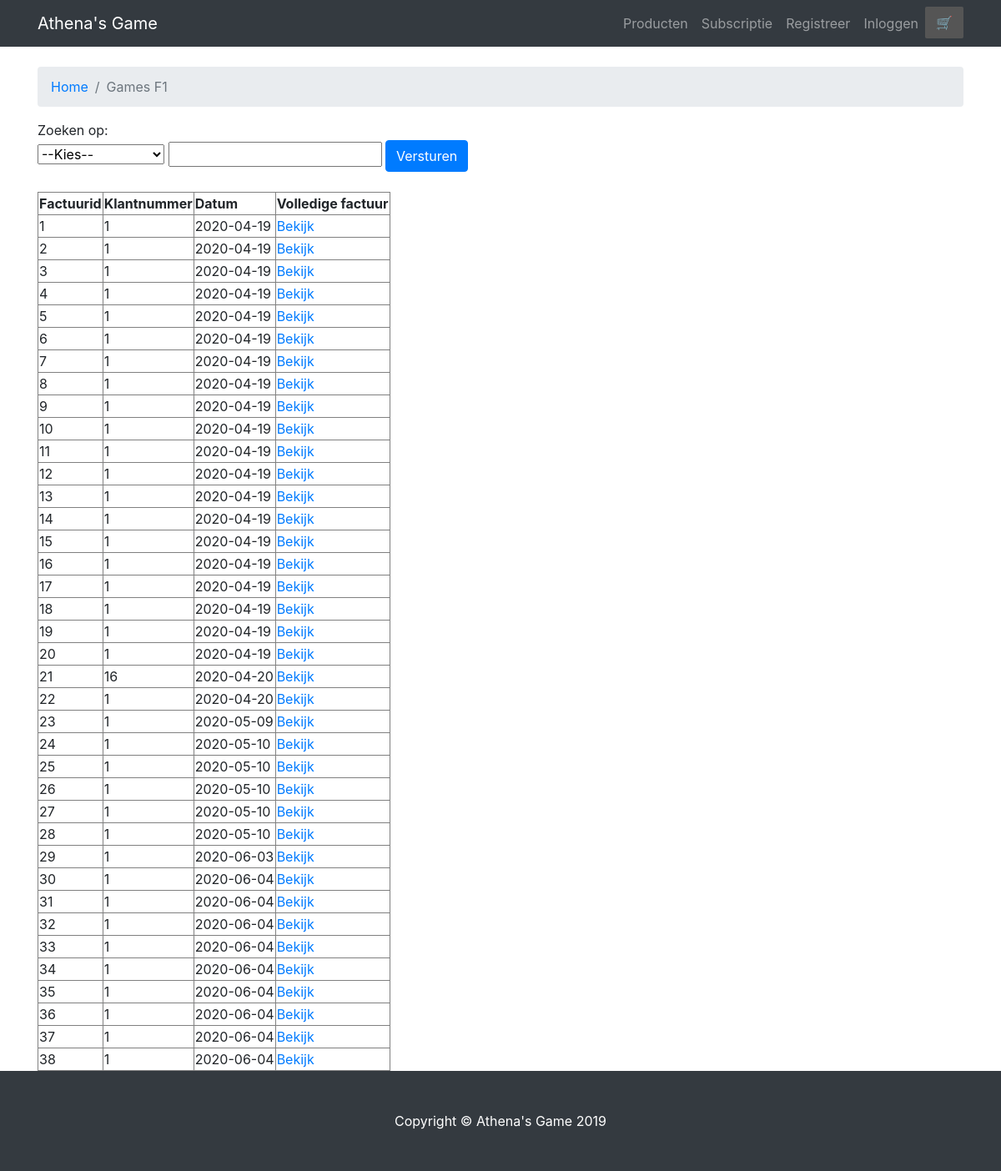
The page /startbootstrap-modern-business-gh-pages/bekijk_alle_factuurs.php on the database as committed earlier.
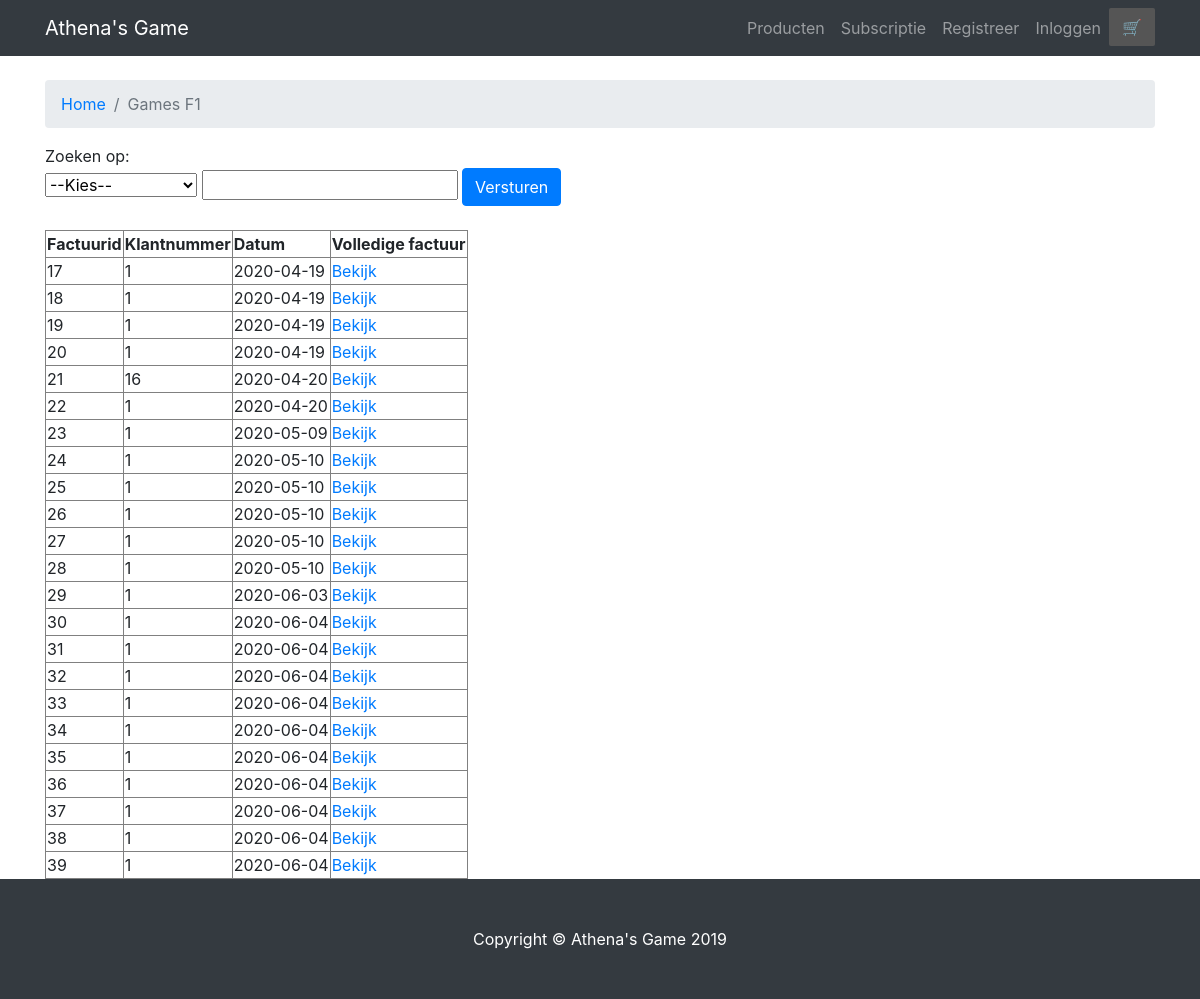
The same page on the database as committed later.
### tables this page shows
CREATE TABLE `tblfacturen` (
  `factuurid` int(11) NOT NULL,
  `klantid` int(11) NOT NULL,
  `datum` date NOT NULL,
  `Actief` tinyint(1) NOT NULL DEFAULT '1'
);

### startbootstrap-modern-business-gh-pages/bekijk_alle_factuurs.php (the view, shortened to what this page needs)
<?php
if(isset($_POST["versturen"])){
	include("php/zoekforms.php");
}
else {
	$sql_a = "SELECT factuurid, datum, klantid From tblfacturen";
}
?>
<!DOCTYPE html>
<html lang="en">
<head>
  <link href="vendor/bootstrap/css/bootstrap.min.css" rel="stylesheet">
  <link href="css/modern-business.css" rel="stylesheet">
  <link href="css/gipstyle.css" rel="stylesheet">
</head>
<body>
    <nav class="navbar fixed-top navbar-expand-lg navbar-dark bg-dark fixed-top">
    <div class="container">
  	<a class="navbar-brand" href="index.php">Athena's Game</a>
  	<div class="collapse navbar-collapse" id="navbarResponsive">
  	  <ul class="navbar-nav ml-auto">
  	  <li class="nav-item">
  		  <a class="nav-link" href="producten.php">Producten</a>
  		</li>
  		  <li class="nav-item">
  		  <a class="nav-link" href="Subscribtie.php">Subscriptie</a>
  		</li>
  		   <?php
  		 if(!isset($_SESSION["ingelogd"])){
  			 ?>
  		<li class="nav-item">
  		  <a class="nav-link" href="registreer.php">Registreer</a>
  		</li>
  		  <li class="nav-item">
  		  <a class="nav-link" href="Inloggen.php">Inloggen</a>
  		</li>
  		  <?php
  		  }
  		  ?>
  	  <li class="nav-item">
  			<a class="notification" href="winkelwagen.php"><span class="glyphicon">&#x1f6d2;</span><span class="badge"><?php if($_SESSION["count"] != 0){echo $_SESSION["count"];} ?></span></a>
  		</li>
  	  </ul>
  	</div>
    </div>
    </nav>
  <div class="container">
    <ol class="breadcrumb">
      <li class="breadcrumb-item">
        <a href="index.php">Home</a>
      </li>
      <li class="breadcrumb-item active">Games F1</li>
    </ol>
<form name="sentMessage" id="contactForm" action="<?php echo $_SERVER['PHP_SELF']; ?>" method="post">
	Zoeken op:<br>
	<select name="zoekkeuze">
		<option value="start">--Kies--</option>
	</select>
	<input type="text" name="zoekterm" id="zoekterm" value="<?php if(isset($_POST['zoekterm'])){echo $_POST['zoekterm']; } ?>">
	<button type="submit" name="versturen" class="btn btn-primary" id="sendMessageButton">Versturen</button>
<br><br>
	<table border="1px">
		<tr>
			<td> <b>Factuurid</b> </td>
			<td> <b> Klantnummer </b> </td>
			<td> <b> Datum </b> </td>
			<td> <b> Volledige factuur </b> </td>
		</tr>
<?php $mysqli = mysqli_connect('localhost', 'root', '', 'athenagames');
if(mysqli_connect_errno()) {trigger_error('Fout bij verbinding: '.$mysqli->error); }
else
{
	if($stmt_a = $mysqli->prepare($sql_a)){
				if(!$stmt_a->execute()){
					echo 'Het uitvoeren van de query is mislukt: '.$stmt_a->error.' in query: '.$sql_a;
				}
				else{
					$stmt_a->bind_result($factuurid,$datum, $klantid);
					while($stmt_a->fetch()){
	?>
	<tr>
		<td> <?php echo $factuurid; ?> </td>
		<td> <?php echo $klantid; ?></td>
		<td> <?php echo $datum; ?> </td>
		<td> <a href="factuur_zicht.php?actie=doorgang&factuurid=<?php echo $factuurid; ?>">Bekijk</a> </td>
	</tr>
	<?php
}}}}
?>
	</table>
</form>
</div>
  <footer class="py-5 bg-dark">
    <div class="container">
      <p class="m-0 text-center text-white">Copyright &copy; Athena's Game 2019</p>
    </div>
  </footer>
</body>
</html>

Rows that differ between the two databases and show on the page:
removed tblfacturen: factuurid "1", klantid "1", datum "2020-04-19"
removed tblfacturen: factuurid "2", klantid "1", datum "2020-04-19"
removed tblfacturen: factuurid "3", klantid "1", datum "2020-04-19"
removed tblfacturen: factuurid "4", klantid "1", datum "2020-04-19"
removed tblfacturen: factuurid "5", klantid "1", datum "2020-04-19"
removed tblfacturen: factuurid "6", klantid "1", datum "2020-04-19"
removed tblfacturen: factuurid "7", klantid "1", datum "2020-04-19"
removed tblfacturen: factuurid "8", klantid "1", datum "2020-04-19"
removed tblfacturen: factuurid "9", klantid "1", datum "2020-04-19"
removed tblfacturen: factuurid "10", klantid "1", datum "2020-04-19"
removed tblfacturen: factuurid "11", klantid "1", datum "2020-04-19"
removed tblfacturen: factuurid "12", klantid "1", datum "2020-04-19"
removed tblfacturen: factuurid "13", klantid "1", datum "2020-04-19"
removed tblfacturen: factuurid "14", klantid "1", datum "2020-04-19"
removed tblfacturen: factuurid "15", klantid "1", datum "2020-04-19"
removed tblfacturen: factuurid "16", klantid "1", datum "2020-04-19"
added tblfacturen: factuurid "39", klantid "1", datum "2020-06-04"
